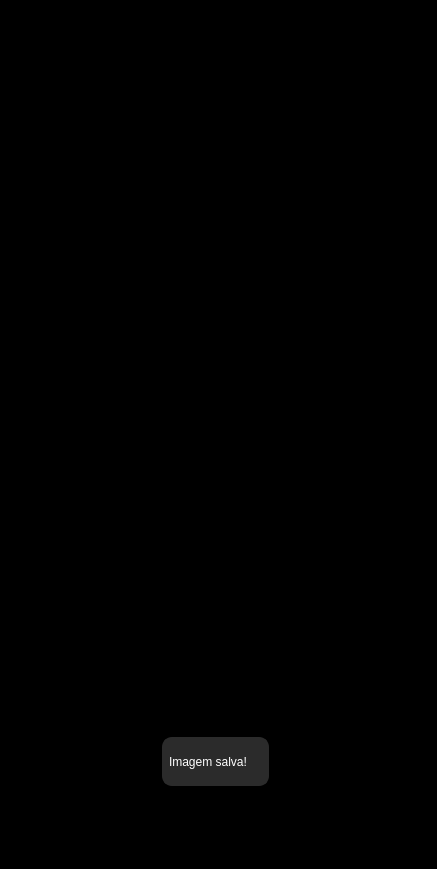
<?xml version="1.0" encoding="UTF-8"?>
<ui version="4.0">
 <class>saveWindow</class>
 <widget class="QMainWindow" name="saveWindow">
  <property name="geometry">
   <rect>
    <x>0</x>
    <y>0</y>
    <width>437</width>
    <height>869</height>
   </rect>
  </property>
  <property name="windowTitle">
   <string>MainWindow</string>
  </property>
  <property name="styleSheet">
   <string notr="true">background: black;</string>
  </property>
  <widget class="QWidget" name="centralwidget">
   <widget class="QPushButton" name="voltar">
    <property name="geometry">
     <rect>
      <x>10</x>
      <y>20</y>
      <width>75</width>
      <height>24</height>
     </rect>
    </property>
    <property name="styleSheet">
     <string notr="true">background: black;
border: 1px solid transparent;
</string>
    </property>
    <property name="text">
     <string/>
    </property>
    <property name="icon">
     <iconset resource="req.qrc">
      <normaloff>:/undo.png</normaloff>:/undo.png</iconset>
    </property>
    <property name="iconSize">
     <size>
      <width>20</width>
      <height>20</height>
     </size>
    </property>
   </widget>
   <widget class="QWidget" name="widget" native="true">
    <property name="geometry">
     <rect>
      <x>0</x>
      <y>700</y>
      <width>431</width>
      <height>123</height>
     </rect>
    </property>
    <layout class="QHBoxLayout" name="horizontalLayout">
     <property name="leftMargin">
      <number>125</number>
     </property>
     <property name="rightMargin">
      <number>125</number>
     </property>
     <item>
      <widget class="QLabel" name="label">
       <property name="styleSheet">
        <string notr="true">color: white;
margin: auto;
background: rgb(43, 43, 43);
border: 2px solid rgb(43, 43, 43);
border-radius: 10px;
padding: 2px;</string>
       </property>
       <property name="text">
        <string>Imagem salva!</string>
       </property>
      </widget>
     </item>
    </layout>
   </widget>
  </widget>
  <widget class="QMenuBar" name="menubar">
   <property name="geometry">
    <rect>
     <x>0</x>
     <y>0</y>
     <width>437</width>
     <height>22</height>
    </rect>
   </property>
  </widget>
  <widget class="QStatusBar" name="statusbar"/>
 </widget>
 <resources>
  <include location="req.qrc"/>
 </resources>
 <connections/>
</ui>
